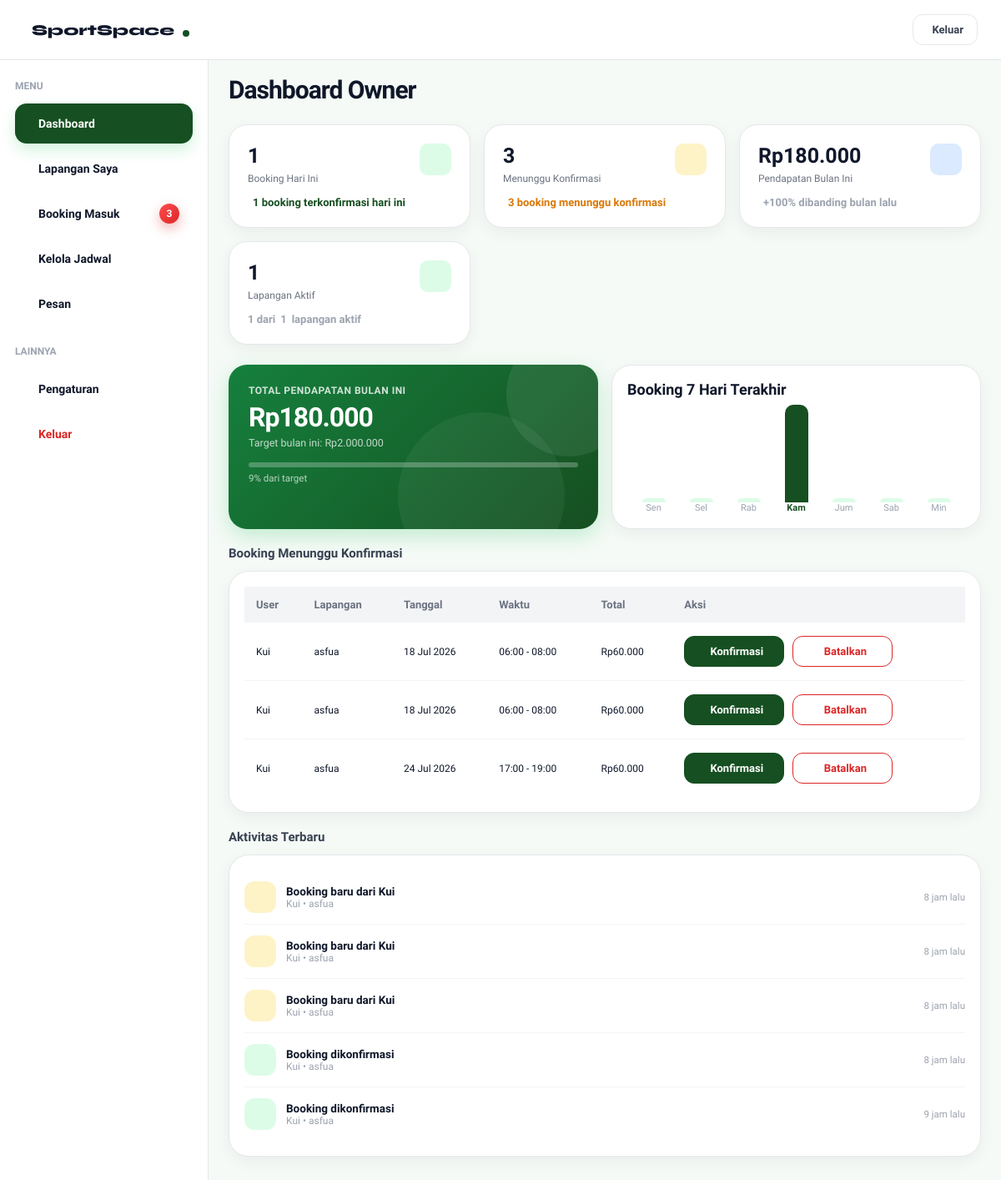
The app's page /dashboard-owner.php (signed in) with its own data.
### tables this page shows
CREATE TABLE `booking` (
  `booking_id` int(11) NOT NULL,
  `user_id` int(11) NOT NULL,
  `field_id` int(11) NOT NULL,
  `tanggal` date NOT NULL,
  `jam_mulai` time NOT NULL,
  `jam_selesai` time NOT NULL,
  `status` enum('tertunda','terkonfirmasi','ditolak','dibatalkan','selesai') NOT NULL DEFAULT 'tertunda',
  `created_at` timestamp NOT NULL DEFAULT current_timestamp(),
  `booking_code` varchar(20) DEFAULT NULL,
  `metode_pembayaran` varchar(30) DEFAULT NULL,
  `bank` varchar(30) DEFAULT NULL,
  `total` decimal(12,2) NOT NULL
);

CREATE TABLE `users` (
  `user_id` int(11) NOT NULL,
  `nama` varchar(50) NOT NULL,
  `email` varchar(100) NOT NULL,
  `telepon` varchar(15) NOT NULL,
  `password` varchar(255) NOT NULL,
  `role` enum('user','admin','owner') NOT NULL DEFAULT 'user',
  `aktif` enum('aktif','nonaktif') NOT NULL DEFAULT 'aktif',
  `created_at` timestamp NOT NULL DEFAULT current_timestamp()
);

CREATE TABLE `fields` (
  `field_id` int(11) NOT NULL,
  `owner_id` int(11) DEFAULT NULL,
  `nama_lapangan` varchar(100) NOT NULL,
  `jenis` varchar(50) NOT NULL,
  `harga` decimal(10,2) NOT NULL,
  `status` enum('tersedia','penuh') NOT NULL DEFAULT 'tersedia',
  `lokasi` varchar(255) DEFAULT NULL,
  `gambar` varchar(255) DEFAULT NULL,
  `deskripsi` text DEFAULT NULL,
  `owner_name` varchar(100) DEFAULT NULL,
  `owner_phone` varchar(20) DEFAULT NULL,
  `owner_address` varchar(255) DEFAULT NULL,
  `jam_operasional` varchar(50) DEFAULT NULL,
  `kapasitas` int(11) DEFAULT NULL,
  `jenis_lantai` varchar(50) DEFAULT NULL,
  `fasilitas` text DEFAULT NULL,
  `maps_link` text DEFAULT NULL,
  `google_maps_url` text DEFAULT NULL,
  `verifikasi` enum('pending','diterima','ditolak') NOT NULL DEFAULT 'pending',
  `durasi_slot` int(11) NOT NULL DEFAULT 1,
  `hari_libur` text DEFAULT NULL,
  `aktif` enum('aktif','nonaktif') NOT NULL
);

### dashboard-owner.php (the view, shortened to what the rows shown need)
<?php
include "get-jadwal-info.php";
include "get-pending-booking.php";
include "get-owner-activity.php";
include "helper-time.php";
?>
<!DOCTYPE html>
<html lang="id">
<head>
  <link rel="stylesheet" href="owner.css">
  <link rel="stylesheet" href="https://cdn.jsdelivr.net/npm/@tabler/icons-webfont@3.31.0/dist/tabler-icons.min.css">
</head>
<body>
<div class="dashboard-layout">
  <main class="dashboard-content">
    <div id="section-dashboard" style="display:none;">
      <h1 class="page-title">Dashboard Owner</h1>
<h2 class="section-h2">
  Booking Menunggu Konfirmasi
</h2>
<div class="card">
  <div class="overflow-x-auto">
    <table class="table">
      <thead>
        <tr>
          <th>User</th>
          <th>Lapangan</th>
          <th>Tanggal</th>
          <th>Waktu</th>
          <th>Total</th>
          <th>Aksi</th>
        </tr>
      </thead>
      <tbody>
        <?php if(mysqli_num_rows($queryPendingBooking) > 0){ ?>
        <?php while($row = mysqli_fetch_assoc($queryPendingBooking)){ ?>
        <tr>
          <td><?= $row['nama']; ?></td>
          <td><?= $row['nama_lapangan']; ?></td>
          <td><?= date('d M Y', strtotime($row['tanggal'])); ?></td>
          <td>
            <?= substr($row['jam_mulai'],0,5); ?>
            -
            <?= substr($row['jam_selesai'],0,5); ?>
          </td>
          <td>
            Rp<?= number_format($row['harga'],0,",","."); ?>
          </td>
          <td>
            <div class="dashboard-actions">
              <a
              href="update-booking-status.php?id=<?= $row['booking_id']; ?>&status=terkonfirmasi"
              class="btn btn-primary btn-sm"
              onclick="return confirm('Konfirmasi booking ini?');">
              Konfirmasi
              </a>
              <a
              href="update-booking-status.php?id=<?= $row['booking_id']; ?>&status=dibatalkan"
              class="btn btn-outline btn-sm btn-red"
              onclick="return confirm('Yakin ingin menolak booking ini?');">
              Batalkan
              </a>
            </div>
          </td>
        </tr>
        <?php } ?>
        <?php } ?>
      </tbody>
    </table>
  </div>
</div>
<h2 class="section-h2"><i class="ti ti-activity icon-green"></i> Aktivitas Terbaru</h2>
<div class="card">
  <div class="card-body">
    <?php if(mysqli_num_rows($queryActivity) > 0){ ?>
    <?php while($row = mysqli_fetch_assoc($queryActivity)){ ?>
    <?php
    if($row['status'] == "tertunda"){
      $class = "act-icon-amber";
      $judul = "Booking baru dari ".$row['nama'];
    }
    elseif($row['status'] == "terkonfirmasi"){
      $class = "act-icon-green";
      $judul = "Booking dikonfirmasi";
    }
    elseif($row['status'] == "dibatalkan"){
      $icon = "ti-circle-x";
      $class = "act-icon-red";
      $judul = "Booking dibatalkan";
    }
    elseif($row['status'] == "selesai"){
      $icon = "ti-info-circle";
      $class = "act-icon-blue";
      $judul = "Booking selesai";
    }
    else{
      $icon = "ti-info-circle";
      $class = "act-icon-blue";
      $judul = "Aktivitas";
    }
    ?>
    <div class="activity-item">
      <div class="activity-icon <?= $class ?>">
      </div>
      <div class="act-body">
        <div class="act-title">
          <?= $judul ?>
        </div>
        <div class="act-sub">
          <?= $row['nama']; ?>
          •
          <?= $row['nama_lapangan']; ?></div>
      </div>
      <div class="act-time">
        <?= waktuLalu($row['created_at']); ?>
      </div>
    </div>
    <?php } ?>
    <?php } ?>
  </div>
</div>
</div>
</main>
</div>
</body>
</html>

### records on screen
booking: user.nama "Kui", field.nama_lapangan "asfua", tanggal "18 Jul 2026", jam_mulai "06:00", jam_selesai "08:00", field.harga "60.000", user.nama "Booking baru dari Kui", created_at "8 jam lalu"
booking: user.nama "Kui", field.nama_lapangan "asfua", tanggal "18 Jul 2026", jam_mulai "06:00", jam_selesai "08:00", field.harga "60.000", user.nama "Booking baru dari Kui", created_at "8 jam lalu"
booking: user.nama "Kui", field.nama_lapangan "asfua", tanggal "24 Jul 2026", jam_mulai "17:00", jam_selesai "19:00", field.harga "60.000", user.nama "Booking baru dari Kui", created_at "8 jam lalu"
booking: status "Booking dikonfirmasi", user.nama "Kui", field.nama_lapangan "asfua", created_at "8 jam lalu"
booking: status "Booking dikonfirmasi", user.nama "Kui", field.nama_lapangan "asfua", created_at "9 jam lalu"

### other values on screen
$pending['total'] "3"
$bookingHariIni['total'] "1"
$pendapatan['total'] "180.000"
$persentasePendapatan "100"
$lapanganAktif['total'] "1"
$totalLapangan['total'] "1"
$targetPendapatan "2.000.000"
$persenTarget "9"
$label "Sen"
$label "Sel"
$label "Rab"
$label "Kam"
$label "Jum"
$label "Sab"
$label "Min"
